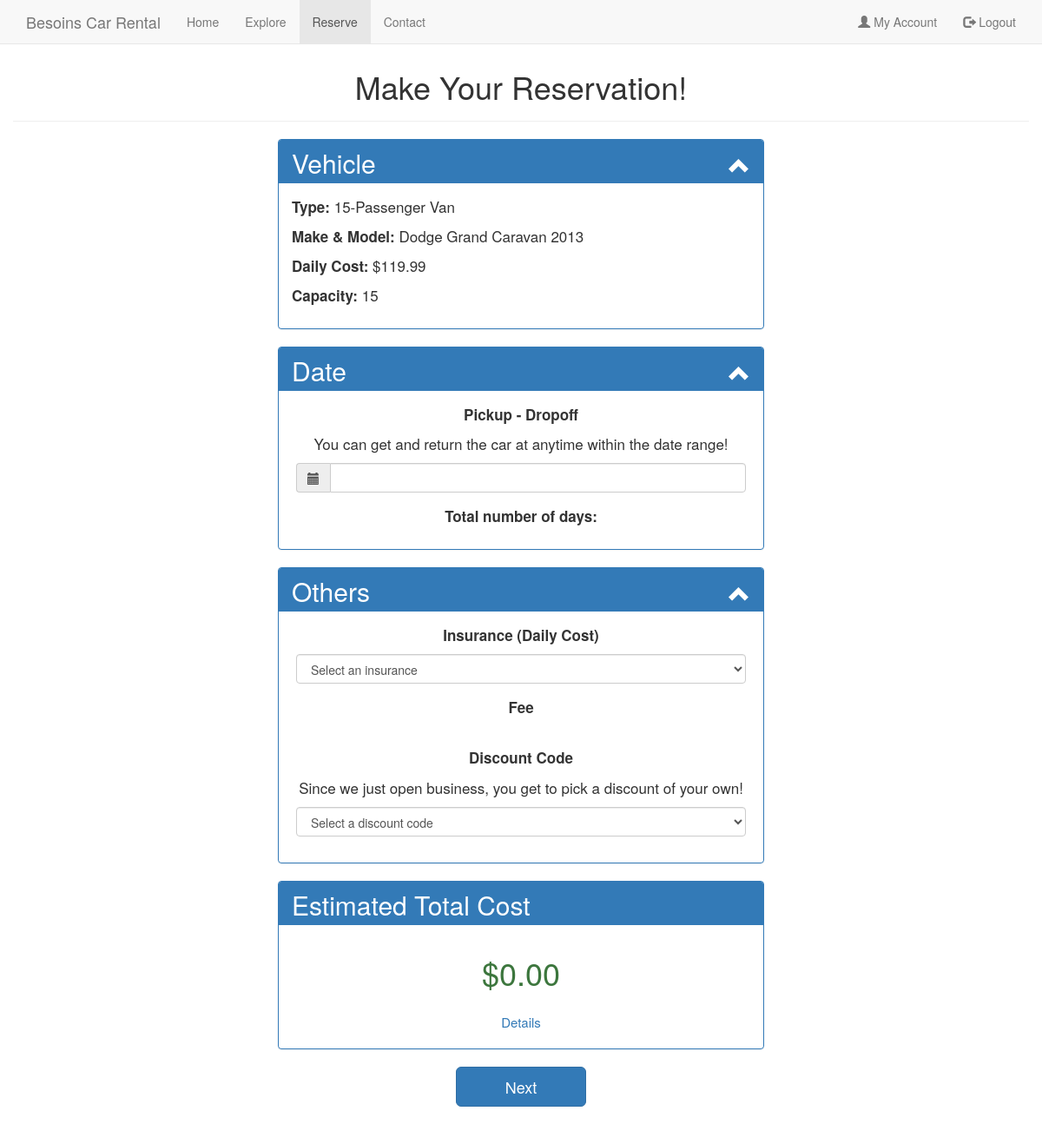
Page /reserve.php?id=5FNRL3H95AB024879 (signed in) on the committed database.
### tables this page shows
CREATE TABLE Vehicles (
    VIN char(17) NOT NULL,
    make varchar(20) NOT NULL,
    model varchar(20) NOT NULL,
    year int NOT NULL,
    license_plate varchar(10) NOT NULL,
    typeID char(5),
    statusID char(5) NOT NULL,
    PRIMARY KEY (VIN)
);

CREATE TABLE Type (
    typeID char(5) NOT NULL,
    type_name varchar(20) NOT NULL,
    daily_rate decimal(5,2) NOT NULL,
    capacity int NOT NULL,
    PRIMARY KEY (typeID)
);

### session.php (called while the page is built, shortened)
<?php
    function logged_in(){
        if(!isset($_SESSION["userID"]) && $_SESSION["userID"] === NULL){
            return false;
        }
        else{
            return true;
        }
    }
    function adminLogged_in(){
        if((!isset($_SESSION["userID"]) && $_SESSION["userID"] === NULL) || $_SESSION["userID"] !== "admin"){
            return false;
        }
        else{
            return true;
        }
    }
?>

### included_functions.php (called while the page is built, shortened)
<?php
    function getCategory($vin, $mysqli){
        $query = "SELECT * FROM Vehicles NATURAL JOIN Type WHERE VIN = '".$vin."'";
        $result = $mysqli->query($query);
        $row = $result->fetch_assoc();
        $type = $row['type_name'];
        return $type;
    }
    function getDailyRate($vin, $mysqli){
        $query = "SELECT * FROM Vehicles NATURAL JOIN Type WHERE VIN = '".$vin."'";
        $result = $mysqli->query($query);
        $row = $result->fetch_assoc();
        $cost = $row['daily_rate'];
        return $cost;
    }
    function getCapacity($vin, $mysqli){
        $query = "SELECT * FROM Vehicles NATURAL JOIN Type WHERE VIN = '".$vin."'";
        $result = $mysqli->query($query);
        $row = $result->fetch_assoc();
        $capacity = $row['capacity'];
        return $capacity;
    }
    function getVehicleName($vin, $mysqli){
        $query = "SELECT * FROM Vehicles WHERE VIN = '".$vin."'";
        $result = $mysqli->query($query);
        $row = $result->fetch_assoc();
        $name = $row['make']." ".$row['model']." ".$row['year'];
        return $name;
    }
?>

### reserve.php (the view, shortened to what this page needs)
<?php
    require_once ('session.php');
    require_once ('included_functions.php');
    $mysqli = db_connection();
?>
<!DOCTYPE html>
<html lang="en">
<head>
    <link rel="stylesheet" href="css/bootstrap.min.css">
    <link href="signin.css" rel="stylesheet">
    <link href="dist/css/bootstrapValidator.min.css" rel="stylesheet">
    <link rel="stylesheet" href="//cdnjs.cloudflare.com/ajax/libs/bootstrap-datepicker/1.3.0/css/datepicker.min.css" />
    <link rel="stylesheet" href="//cdnjs.cloudflare.com/ajax/libs/bootstrap-datepicker/1.3.0/css/datepicker3.min.css" />
    <link rel="stylesheet" type="text/css" href="//cdn.jsdelivr.net/bootstrap.daterangepicker/2/daterangepicker.css" />
</head>
<body>
<nav class="navbar navbar-default navbar-fixed-top">
    <div class="container">
        <div class="navbar-header">
            <a class="navbar-brand" href="index.php">Besoins Car Rental</a>
        </div>
        <div class="collapse navbar-collapse" id="myNavbar">
            <ul class="nav navbar-nav">
                <li><a href="index.php">Home</a></li>
                <li><a href="explore.php">Explore</a></li>
                <li class="active"><a href="reserve.php">Reserve</a></li>
                <li><a href="contact.php">Contact</a></li>
            </ul>
            <?php
            if (adminLogged_in()){
                echo "<ul class='nav navbar-nav navbar-right'>";
                echo "<li><a href='reporting.php'><span class='glyphicon glyphicon-user'></span> Dashboard</a></li>";
                echo "<li><a href='signout.php'><span class='glyphicon glyphicon-log-out'></span> Logout</a></li>";
                echo "</ul>";
            }  elseif(logged_in()){
                echo "<ul class='nav navbar-nav navbar-right'>";
                echo "<li><a href='account.php'><span class='glyphicon glyphicon-user'></span> My Account</a></li>";
                echo "<li><a href='signout.php'><span class='glyphicon glyphicon-log-out'></span> Logout</a></li>";
                echo "</ul>";
            }
            else{
                echo "<ul class='nav navbar-nav navbar-right'>";
                echo "<li><a href='signup.php'><span class='glyphicon glyphicon-user'></span> Sign Up</a></li>";
                echo "<li><a href='signin.php'><span class='glyphicon glyphicon-log-in'></span> Login</a></li>";
                echo "</ul>";
            }
            ?>
        </div>
    </div>
</nav>
<div class="container-fluid">
    <br/><br/>
    <div class="page-header">
        <h1><div class="text-center">Make Your Reservation!</div></h1>
    </div>
        <div class="row">
            <div class="col-lg-3"></div>
            <div class="col-lg-6">
                <form action="reservationPayment.php" method="post" id="reservation-form" class="form-horizontal">
                    <div class="panel panel-primary">
                        <div class="panel-heading">
                            <h3 class="panel-title">Vehicle</h3>
                            <span class="pull-right clickable"><i class="glyphicon glyphicon-chevron-up"></i></span>
                        </div>
                        <div class="panel-body">
                            <?php
                            $VIN = $_GET['id'];
                            $type = getCategory($VIN, $mysqli);
                            $cost = getDailyRate($VIN, $mysqli);
                            $capacity = getCapacity($VIN, $mysqli);
                            $name = getVehicleName($VIN, $mysqli);
                            echo "<p><strong>Type: </strong>".$type."</p>";
                            echo "<p><strong>Make & Model: </strong>".$name."</p>";
                            echo "<p><strong>Daily Cost: </strong>$".$cost."</p>";
                            echo "<p><strong>Capacity: </strong>".$capacity."</p>";
                            ?>
                        </div>
                    </div>
                    <div class="panel panel-primary">
                        <div class="panel-heading">
                            <h3 class="panel-title">Date</h3>
                            <span class="pull-right clickable"><i class="glyphicon glyphicon-chevron-up"></i></span>
                        </div>
                        <div class="panel-body" style="text-align: center">
                            <p><strong>Pickup - Dropoff</strong></p>
                            <p>You can get and return the car at anytime within the date range!</p>
                            <div class="form-group">
                                <div class="input-group">
                                    <span class="input-group-addon"><i class="glyphicon glyphicon-calendar"></i></span>
                                    <input type="text" name="daterange" id="daterange" class="form-control"/>
                                </div>
                            </div>
                            <p><strong>Total number of days: </strong></p>
                        </div>
                    </div>
                    <div class="panel panel-primary">
                        <div class="panel-heading">
                            <h3 class="panel-title">Others</h3>
                            <span class="pull-right clickable"><i class="glyphicon glyphicon-chevron-up"></i></span>
                        </div>
                        <div class="panel-body" style="text-align: center">
                            <p><strong>Insurance (Daily Cost)</strong></p>
                                <div class="form-group">
                                    <select class="form-control" name="insurance" id="insurance" onchange="getInsurance(this.value)">
                                        <option selected disabled>Select an insurance</option>
                                    </select>
                                </div>
                            <p><strong>Fee</strong></p>
                            <br>
                            <p><strong>Discount Code</strong></p>
                            <p>Since we just open business, you get to pick a discount of your own!</p>
                                <div class="form-group">
                                    <select class="form-control" name="discount" id="discount" onchange="getDiscount(this.value)">
                                        <option selected disabled>Select a discount code</option>
                                    </select>
                                </div>
                        </div>
                    </div>
                    <div class="panel panel-primary">
                        <div class="panel-heading">
                            <h3 class="panel-title">Estimated Total Cost</h3>
                        </div>
                        <div class="panel-body" style="text-align: center; font-size: 30px; color: #3c763d">
                            <h1 id="estimatedCost">$0.00</h1>
                            <a href="#myModal" data-toggle="modal" data-target="#myModal" style="font-size: 15px">Details</a>
                        </div>
                    </div>
                    <div class="row">
                        <div class="col-lg-4"></div>
                        <div class="col-lg-4">
                            <div class="form-group">
                                <button type="submit" name="submitButton" id="submitButton" class="btn btn-lg btn-primary btn-block">Next</button>
                            </div>
                        </div>
                        <div class="col-lg-4"></div>
                    </div>
                </form>
            </div>
            <div class="col-lg-3"></div>
        </div>
</div>
</body>
</html>

### signin.css (style rules this page uses)
body { padding-top: 0; padding-bottom: 40px; }

### reserve.php (style rules this page uses)
.navbar .navbar-collapse { text-align: center; }
.row { margin-top:20px; padding: 0 10px; }
.clickable { cursor: pointer; }
.panel-heading span { margin-top: -30px; font-size: 25px; }
.panel-heading { height: 50px; }
.panel-title { font-size: 30px; }
.panel-body { font-size: 17px; }
.form-group { padding-left: 20px; padding-right: 20px; }

### rows in the picture
vehicles: typeID.type_name "15-Passenger Van", name "Dodge Grand Caravan 2013", typeID.daily_rate "119.99", typeID.capacity "15"
